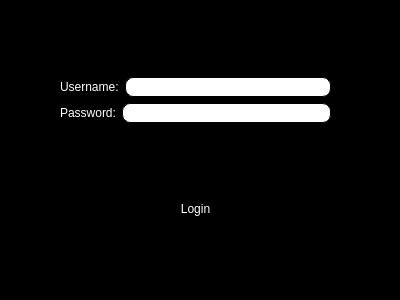
<?xml version="1.0" encoding="UTF-8"?>
<ui version="4.0">
 <class>loginDialog</class>
 <widget class="QDialog" name="loginDialog">
  <property name="geometry">
   <rect>
    <x>0</x>
    <y>0</y>
    <width>400</width>
    <height>300</height>
   </rect>
  </property>
  <property name="sizePolicy">
   <sizepolicy hsizetype="Preferred" vsizetype="Preferred">
    <horstretch>0</horstretch>
    <verstretch>0</verstretch>
   </sizepolicy>
  </property>
  <property name="windowTitle">
   <string>Gwent - login</string>
  </property>
  <property name="styleSheet">
   <string notr="true">#loginDialog {
background: rgb(0, 0, 0)
}

#frame {
border-radius: 15px;
background-image: url(:/images/images/background.JPG)
}

QLineEdit {
padding: 1px;
border-style: solid;
border: 1px solid black;
border-radius: 8px;
}

#pushButton_login {
color: white;
background-color: black;
border-width: 1px;
border-style: soild;
border-radius: 7;
font: 10pt &quot;Cambria&quot;;
padding: 3px;
padding-left: 5px;
padding-right: 5px;
}

#label_username, #label_password {
color: white;
font: 9pt &quot;Cambria&quot;;
}</string>
  </property>
  <widget class="QFrame" name="frame">
   <property name="geometry">
    <rect>
     <x>10</x>
     <y>10</y>
     <width>381</width>
     <height>281</height>
    </rect>
   </property>
   <property name="frameShape">
    <enum>QFrame::StyledPanel</enum>
   </property>
   <property name="frameShadow">
    <enum>QFrame::Raised</enum>
   </property>
   <widget class="QWidget" name="">
    <property name="geometry">
     <rect>
      <x>50</x>
      <y>-2</y>
      <width>271</width>
      <height>281</height>
     </rect>
    </property>
    <layout class="QVBoxLayout" name="verticalLayout_2">
     <item>
      <spacer name="verticalSpacer">
       <property name="orientation">
        <enum>Qt::Vertical</enum>
       </property>
       <property name="sizeHint" stdset="0">
        <size>
         <width>20</width>
         <height>40</height>
        </size>
       </property>
      </spacer>
     </item>
     <item>
      <layout class="QVBoxLayout" name="verticalLayout">
       <item>
        <layout class="QHBoxLayout" name="horizontalLayout">
         <item>
          <widget class="QLabel" name="label_username">
           <property name="text">
            <string>Username:</string>
           </property>
          </widget>
         </item>
         <item>
          <widget class="QLineEdit" name="lineEdit_username"/>
         </item>
        </layout>
       </item>
       <item>
        <layout class="QHBoxLayout" name="horizontalLayout_2">
         <item>
          <widget class="QLabel" name="label_password">
           <property name="text">
            <string>Password:</string>
           </property>
          </widget>
         </item>
         <item>
          <widget class="QLineEdit" name="lineEdit_password">
           <property name="contextMenuPolicy">
            <enum>Qt::ActionsContextMenu</enum>
           </property>
           <property name="echoMode">
            <enum>QLineEdit::Password</enum>
           </property>
          </widget>
         </item>
        </layout>
       </item>
      </layout>
     </item>
     <item>
      <spacer name="verticalSpacer_2">
       <property name="orientation">
        <enum>Qt::Vertical</enum>
       </property>
       <property name="sizeHint" stdset="0">
        <size>
         <width>20</width>
         <height>28</height>
        </size>
       </property>
      </spacer>
     </item>
     <item>
      <widget class="QPushButton" name="pushButton_login">
       <property name="cursor">
        <cursorShape>PointingHandCursor</cursorShape>
       </property>
       <property name="text">
        <string>Login</string>
       </property>
      </widget>
     </item>
     <item>
      <spacer name="verticalSpacer_3">
       <property name="orientation">
        <enum>Qt::Vertical</enum>
       </property>
       <property name="sizeHint" stdset="0">
        <size>
         <width>20</width>
         <height>28</height>
        </size>
       </property>
      </spacer>
     </item>
    </layout>
   </widget>
  </widget>
 </widget>
 <resources/>
 <connections/>
</ui>
